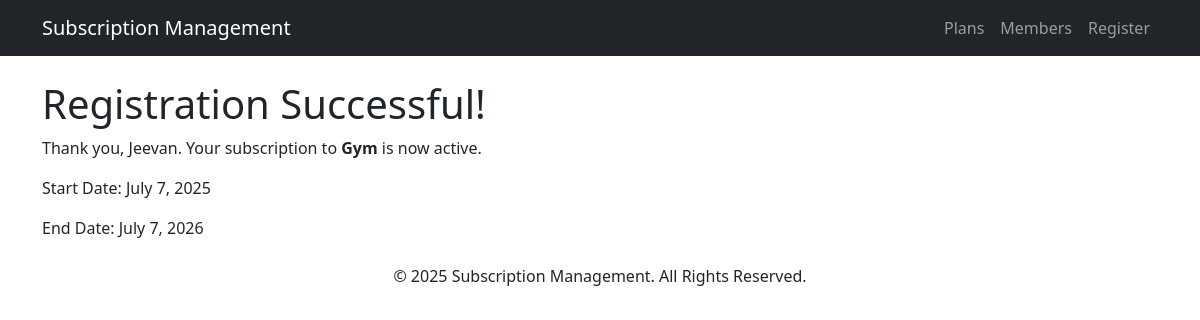
Page /api/confirmation/3/ on the committed database.
### membership/models.py (models this page shows, shortened)
class Member(models.Model):
    STATUS_CHOICES = [
        ('Active', 'Active'),
        ('Paused', 'Paused'),
        ('Deactivated', 'Deactivated'),
    ]
    name = models.CharField(max_length=100)
    email = models.EmailField(unique=True)
    phone = models.CharField(max_length=13)
    address = models.TextField()
    membership_type = models.ForeignKey(SubscriptionPlan, on_delete=models.CASCADE)
    start_date = models.DateField()
    end_date = models.DateField()
    status = models.CharField(max_length=50, choices=STATUS_CHOICES, default='Active')

class SubscriptionPlan(models.Model):
    PLAN_TYPES = [
        ('Monthly', 'Monthly'),
        ('Quarterly', 'Quarterly'),
        ('Yearly', 'Yearly'),
    ]
    plan_name = models.CharField(max_length=100)
    duration = models.CharField(max_length=10, choices=PLAN_TYPES)
    cost = models.DecimalField(max_digits=10, decimal_places=2)

### membership/views.py (the view)
# urls.py: path('confirmation/<int:member_id>/', confirmation_view, name='confirmation'),
def confirmation_view(request, member_id):
    member = get_object_or_404(Member, id=member_id)
    return render(request, 'confirmation.html', {'member': member})

### membership/templates/confirmation.html
{% extends 'base.html' %}
{% block content %}
    <h1>Registration Successful!</h1>
    <p>Thank you, {{ member.name }}. Your subscription to <strong>{{ member.membership_type.plan_name }}</strong> is now active.</p>
    <p>Start Date: {{ member.start_date }}</p>
    <p>End Date: {{ member.end_date }}</p>
{% endblock %}

### rows in the picture
Member: name "Jeevan", membership_type.plan_name "Gym", start_date "July 7, 2025", end_date "July 7, 2026"
